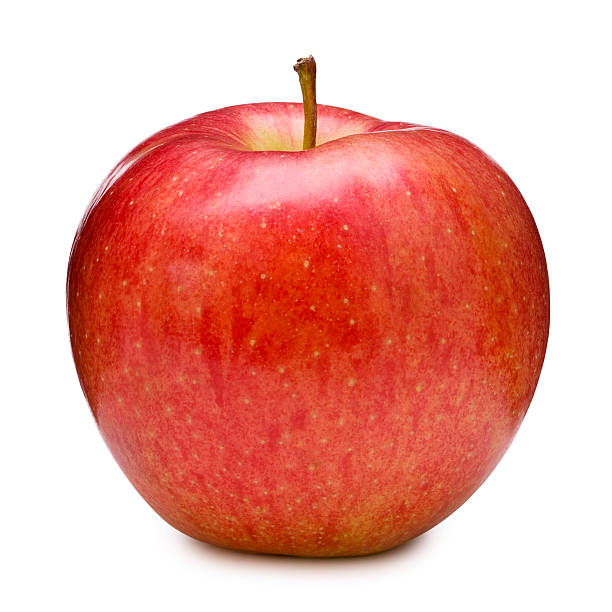
#> input picture ex3/apple.jpeg, 612 x 612 px; the run also reads 1 picture not shown here
$ jupyter execute --allow-errors gootnote.ipynb
#> lines starting #> are read from the running program, lines starting #| are printed output that depends on the picture; after the words box and inside, x2 and y2 are one past the last pixel; in counts of white or black regions, pixels touching at a corner belong together
here i will implement all the code for ex3

[cell 1]
import cv2
import numpy as np
from numpy.typing import NDArray
from typing import *
from matplotlib import pyplot as plt
from scipy.signal import convolve2d

[cell 2]
def pyrmdDown(image : NDArray[Any]) -> NDArray[Any]:
    gaussian_kernel  = np.array([[1/16,1/8,1/16],[1/8,1/4,1/8],[1/16,1/8,1/16]])
    if min(image.shape[:2]) <4 :
        return image
    if image.ndim == 3:
        new_image = np.zeros((image.shape[0],image.shape[1],image.shape[2]))
        new_image[:,:,0] = convolve2d(image[:,:,0],gaussian_kernel,mode='same',boundary='symm')
        new_image[:,:,1] = convolve2d(image[:,:,1],gaussian_kernel,mode='same',boundary='symm')
        new_image[:,:,2] = convolve2d(image[:,:,2],gaussian_kernel,mode='same',boundary='symm')
        return new_image[::2,::2,:]
    if image.ndim == 2:
        new_image = np.zeros((image.shape[0],image.shape[1]))
        new_image = convolve2d(image[:,:],gaussian_kernel,mode='same',boundary='symm')
        return new_image[::2,::2]
    return image

def warp_colors(image : NDArray[Any])->NDArray[Any]:
    return np.round((image - np.min(image))/(np.max(image)-np.min(image))*255).astype('int')

def histogram_equivlent(image):
    pass

def pyrmdUp(image : NDArray[Any]) -> NDArray[Any]:
    xkernel,ykernel = np.array([[1/2,1,1/2]]),np.array([[1/2],[1],[1/2]])
    if image.ndim == 3:
        new_image = np.zeros((image.shape[0]*2,image.shape[1]*2,image.shape[2]))
        new_image[::2,::2,:]= image
        new_image[:,:,0] = convolve2d(convolve2d(new_image[:,:,0],xkernel,mode='same'),ykernel,mode='same')
        new_image[:,:,1] = convolve2d(convolve2d(new_image[:,:,1],xkernel,mode='same'),ykernel,mode='same')
        new_image[:,:,2] = convolve2d(convolve2d(new_image[:,:,2],xkernel,mode='same'),ykernel,mode='same')
        return np.round(new_image)
    if image.ndim == 2:
        new_image = np.zeros((image.shape[0]*2,image.shape[1]*2))
        new_image[::2,::2]=image
        return np.round(convolve2d(convolve2d(new_image,xkernel,mode='same'),ykernel,mode='same'))
    return image

def show_images(matrices):
    num_matrices = len(matrices)

    if num_matrices == 1:
        if matrices[0].ndim == 3:
            plt.imshow((matrices[0]))
        else:
            plt.imshow(-matrices[0],cmap='Grays')
        plt.axis('off')
    else:
        num_cols = 3
        num_rows = int(np.ceil(num_matrices / num_cols))
        fig, axes = plt.subplots(num_rows, num_cols)
        for i, matrix in enumerate(matrices):
            row = i // num_cols
            col = i % num_cols
            print(num_matrices,num_cols)
            if num_matrices <= num_cols:
                if matrix.ndim == 3:
                    axes[i].imshow((matrix))
                else:
                    axes[i].imshow(-matrix,cmap='Grays')
                axes[i].axis('off')
            else:
                if matrix.ndim == 3:
                    axes[row, col].imshow((matrix))
                else:
                    axes[row, col].imshow(-matrix,cmap='Grays')
                axes[row, col].axis('off')
        for i in range(num_matrices, num_rows * num_cols):
            if num_matrices == 2:
                axes[i].axis('off')
            else:
                axes.flatten()[i].axis('off')

    plt.tight_layout()
    plt.show()

def gaussian_pyramid(image, levels=None):
    if levels is None:
        levels = int(np.log2(np.min(image.shape[:2]))//1)-1
    pyramid = [image]
    for _ in range(levels):
        image = pyrmdDown(image)
        pyramid.append(image)

    return pyramid

def laplacian_pyramid(image):
    gaussian = gaussian_pyramid(image)
    laplacian = [gaussian[-1]]
    for i in range(len(gaussian)-1, 0, -1):
        expanded = pyrmdUp(gaussian[i])
        rows, cols = gaussian[i - 1].shape[:2]
        laplacian.append(gaussian[i - 1] - expanded[:rows, :cols])
    return laplacian

def resize(image : NDArray[Any], size : Tuple[int,int]) -> NDArray[Any]:
        return cv2.resize(image, size, interpolation=cv2.INTER_LINEAR)

def blend_images(image1, image2, mask):
    if image1.shape[:2] != image2.shape[:2] or image1.shape[:2] != mask.shape[:2]:
        raise ValueError(f'Images and mask must have the same size\n got {mask.shape} , {image1.shape} , {image2.shape}')

    if image1.ndim == 3:
        mask = np.stack([mask,mask,mask],axis=2)
    image1_pyramid = laplacian_pyramid(image1)
    image2_pyramid = laplacian_pyramid(image2)
    mask_pyramid = gaussian_pyramid(mask)
    blended = image1_pyramid[0] * mask_pyramid[-1] + image2_pyramid[0] * (1 - mask_pyramid[-1])
    for i in range(1,len(image1_pyramid)):
        rows,cols = mask_pyramid[-i-1].shape[:2]
        blended = pyrmdUp(blended)[:rows,:cols]+image1_pyramid[i] * mask_pyramid[-i-1] + image2_pyramid[i] * (1 - mask_pyramid[-i-1])

    blended[np.where(blended<0)] = 0
    blended[np.where(blended>255)] = 255
    return blended.astype('int')

def hybrid_images(image1, image2,weight = 0.75):
    if image2.shape[:2] != image1.shape[:2]:
        raise ValueError(f'Images and mask must have the same size\n got {image1.shape} , {image2.shape}')

    image1_pyramid = laplacian_pyramid(image1)
    image2_pyramid = laplacian_pyramid(image2)
    sizes = gaussian_pyramid(image2)

    blended = image1_pyramid[0]
    for i in range(1,int(weight*len(image1_pyramid))):
        rows,cols = sizes[-i-1].shape[:2]
        blended = pyrmdUp(blended)[:rows,:cols]+image1_pyramid[i]

    for i in range(int(weight*len(image1_pyramid)),len(image1_pyramid)):
        rows,cols = sizes[-i-1].shape[:2]
        blended = pyrmdUp(blended)[:rows,:cols]+image2_pyramid[i]

    blended[np.where(blended<0)] = 0
    blended[np.where(blended>255)] = 255
    return blended.astype('int')

[cell 3]
image1 = cv2.cvtColor(cv2.imread('./apple.jpeg'),cv2.COLOR_BGR2GRAY)
#> image1: shape (612, 612); min 13, max 255, mean 186
image2 = cv2.cvtColor(cv2.imread('./orange.jpeg'),cv2.COLOR_BGR2GRAY)
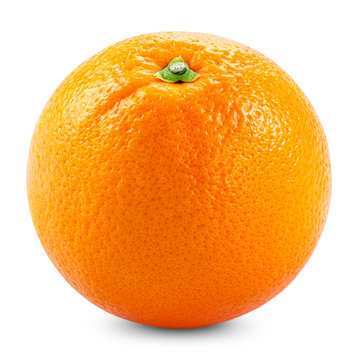
#> input picture ex3/orange.jpeg, 360 x 360 px
#> image2: shape (360, 360); min 9, max 255, mean 201.1

max_size = (max(image1.shape[0],image2.shape[0]),max(image1.shape[1],image2.shape[1]))
#> max_size = (612, 612)
gray_image1 = resize(image1,max_size)
gray_image2 = resize(image2,max_size)

mask = np.zeros(max_size)
mask[:,:256]=1
show_images([blend_images(gray_image1,gray_image2,mask),hybrid_images(gray_image1,gray_image2,0.4)])
#> after the loop in gaussian_pyramid, `for _ in range(levels):`: pyramid = 9 items
#> in laplacian_pyramid, `laplacian = [gaussian[-1]]`: laplacian = [[[251.9, 238.4, 245.6], [220.7, 136.9, 162.5], [237, 147.3, 194.4]]]
#> the loop in laplacian_pyramid, `for i in range(len(gaussian)-1, 0, -1):` made 8 passes
#> (i, rows, cols) on passes 1, 2, 3, 4, 6, 7, 8: (8, 5, 5), (7, 10, 10), (6, 20, 20), (5, 39, 39), (3, 153, 153), (2, 306, 306), (1, 612, 612)
#> (rows, cols) on pass 5: (77, 77)
#> after the loop in laplacian_pyramid, `for i in range(len(gaussian)-1, 0, -1):`: laplacian = 9 items
#> the loop in laplacian_pyramid (call 2), `for i in range(len(gaussian)-1, 0, -1):` made 8 passes
#> the loop in gaussian_pyramid (call 3), `for _ in range(levels):` made 8 passes
#> image on pass 8: [[1, 0.498, 0], [1, 0.498, 0], [1, 0.498, 0]]
#> pass 1, in pyrmdDown (call 17), `new_image = convolve2d(image[:,:],gaussian_kernel,mode='same',boundary..`:
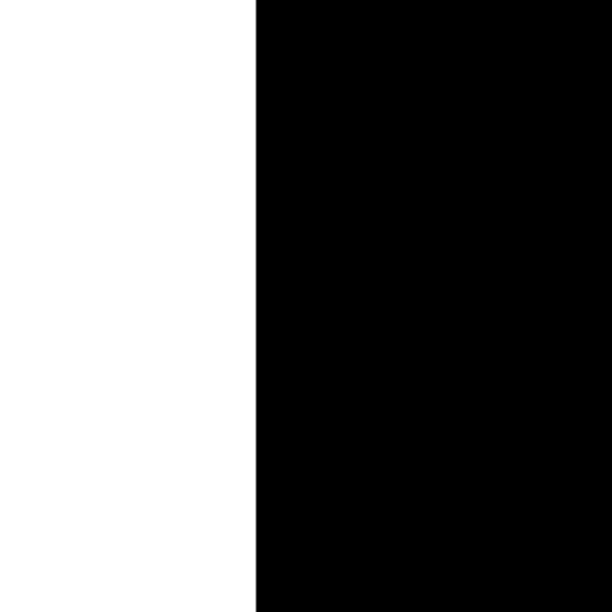
#> new_image: shape (612, 612) float64; min 0, max 1, mean 0.418
#> in blend_images, `mask_pyramid = gaussian_pyramid(mask)`: mask: shape (612, 612) float64; values 0 (black) and 1 (white), 41.8% white; 1 white region, box (x1, y1, x2, y2) and area: (0, 0, 256, 612) 156672
#> in blend_images, `blended = image1_pyramid[0] * mask_pyramid[-1] + image2_pyramid[0] * (..`: blended = [[251.9, 236.7, 244.7], [220.7, 150.2, 193.4], [237, 156.3, 206.6]]
#> the loop in blend_images, `for i in range(1,len(image1_pyramid)):` made 8 passes
#> (rows, cols) on passes 1 to 8: (5, 5), (10, 10), (20, 20), (39, 39), (77, 77), (153, 153), (306, 306), (612, 612)
#> in blend_images, `blended[np.where(blended>255)] = 255`: blended: shape (612, 612) float64; min 12, max 255, mean 193.8
#> in hybrid_images, `image1_pyramid = laplacian_pyramid(image1)`: image1_pyramid = 9 items
#> in hybrid_images, `blended = image1_pyramid[0]`: blended = [[251.9, 238.4, 245.6], [220.7, 136.9, 162.5], [237, 147.3, 194.4]]
#> the loop in hybrid_images, `for i in range(1,int(weight*len(image1_pyramid))):` made 2 passes
#> (rows, cols, ykernel in pyrmdUp) on passes 1 to 2: (5, 5, [0.5, 1, 0.5]), (10, 10, [0.5, 1, 0.5])
#> the loop in hybrid_images, `for i in range(int(weight*len(image1_pyramid)),len(image1_pyramid)):` made 6 passes
#> after the loop in hybrid_images, `for i in range(int(weight*len(image1_pyramid)),len(image1_pyramid)):`:
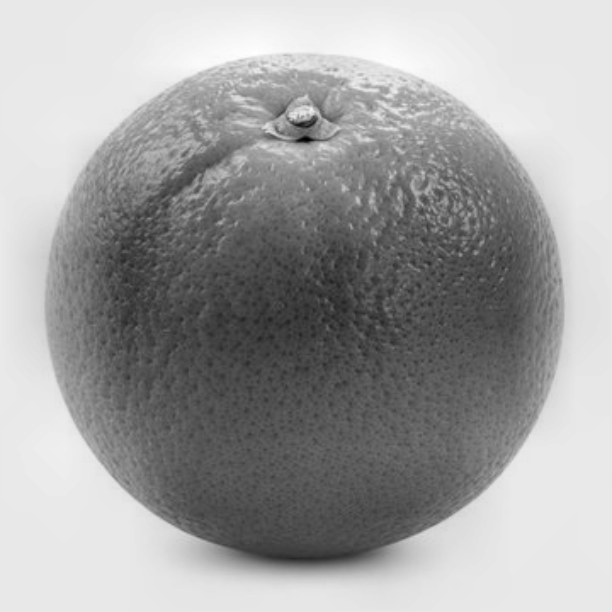
#> blended: shape (612, 612) float64; min 29, max 277, mean 186.1; drawn with min black and max white
#> in hybrid_images, `blended[np.where(blended>255)] = 255`: blended: shape (612, 612) float64; 18.33% of pixels changed, all inside (x1, y1, x2, y2) = (0, 1, 610, 576)
#> in hybrid_images, `return blended.astype('int')`:
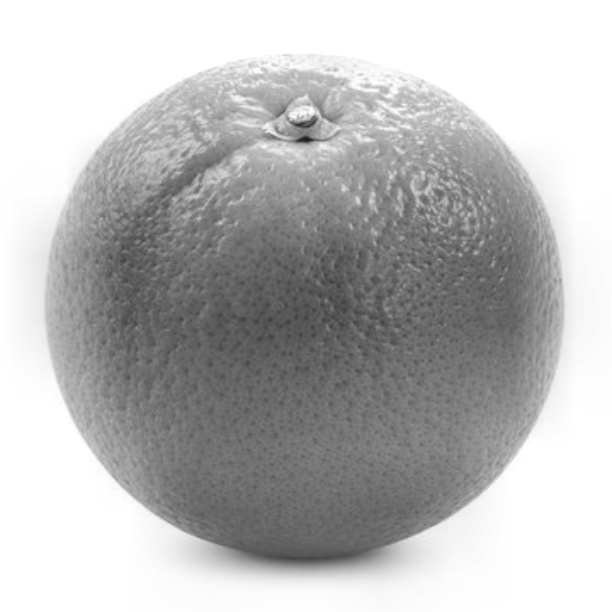
#> returned value: shape (612, 612) int64; min 29, max 255, mean 185.4
#> in show_images, `num_matrices = len(matrices)`: num_matrices = 2
#> in show_images, `num_rows = int(np.ceil(num_matrices / num_cols))`: num_rows = 1
#> the loop in show_images, `for i, matrix in enumerate(matrices):` made 2 passes
#> (row, col) on passes 1 to 2: (0, 0), (0, 1)
#| 2 3
#| 2 3
#> in show_images, `plt.show()`:
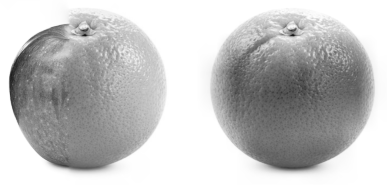
#> figure drawn by matplotlib, 2 panels
show_images(gaussian_pyramid(gray_image1))
#> in show_images (call 2), `num_matrices = len(matrices)`: num_matrices = 9
#> in show_images (call 2), `num_rows = int(np.ceil(num_matrices / num_cols))`: num_rows = 3
#> the loop in show_images (call 2), `for i, matrix in enumerate(matrices):` made 9 passes
#> (row, col) on passes 1 to 9: (0, 0), (0, 1), (0, 2), (1, 0), (1, 1), (1, 2), (2, 0), (2, 1), (2, 2)
#| 9 3
#| 9 3
#| 9 3
#| 9 3
#| 9 3
#| 9 3
#| 9 3
#| 9 3
#> (further printed lines are left out)
#> in show_images (call 2), `plt.show()`:
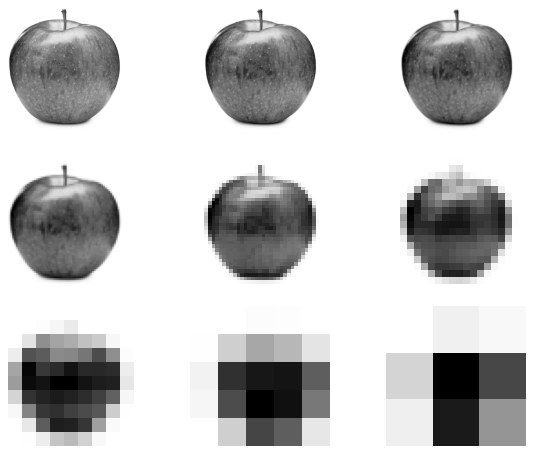
#> figure drawn by matplotlib, 9 panels
print(len(laplacian_pyramid(gray_image1)))
#| 9
show_images(laplacian_pyramid(gray_image1))

[cell 4]
image1 = cv2.cvtColor(cv2.imread('./vortex.png'),cv2.COLOR_BGR2RGB)
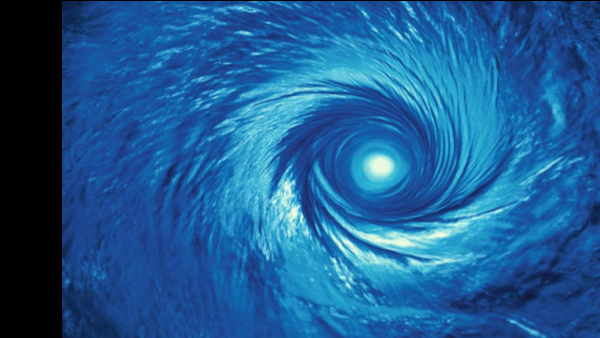
#> input picture ex3/vortex.png, 600 x 338 px
#> image1: shape (338, 600, 3)
image2 = cv2.cvtColor(cv2.imread('./door.png'),cv2.COLOR_BGR2RGB)
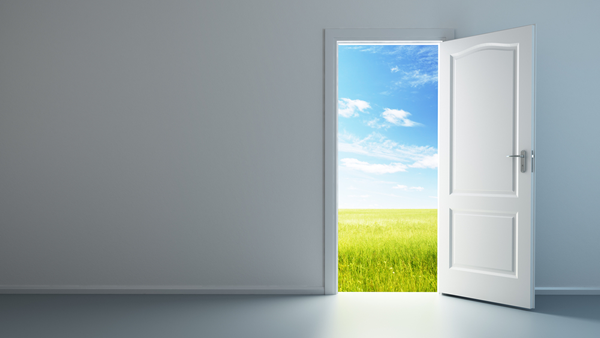
#> input picture ex3/door.png, 600 x 338 px
#> image2: shape (338, 600, 3)
mask = cv2.cvtColor(cv2.imread('./vortexmask.png'),cv2.COLOR_BGR2GRAY)
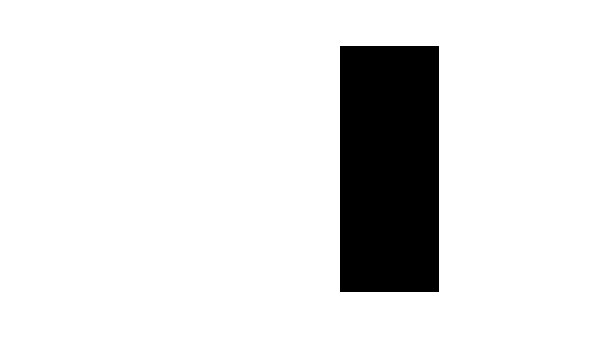
#> input picture ex3/vortexmask.png, 600 x 338 px
#> mask: shape (338, 600); 88% white; 1 black region, box (x1, y1, x2, y2) and area: (340, 46, 439, 292) 24354
mask[mask>100]=1
max_size = (max(image1.shape[1],image2.shape[1]),max(image1.shape[0],image2.shape[0]))
#> max_size = (600, 338)
gray_image1 = resize(image1,max_size)
gray_image2 = resize(image2,max_size)
mask = resize(mask,max_size)
mask = 1- mask
show_images([gray_image1,gray_image2,blend_images(gray_image1,gray_image2,mask)])
#> the loop in gaussian_pyramid (call 10), `for _ in range(levels):` made 7 passes
#> pass 2, in gaussian_pyramid (call 10), `image = pyrmdDown(image)`:
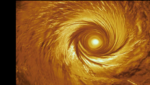
#> image: shape (85, 150, 3) float64; mean of channels 0, 1, 2 28.9, 91.7, 146.4; drawn as B, G, R
#> after the loop in gaussian_pyramid (call 10), `for _ in range(levels):`: pyramid = 8 items
#> the loop in blend_images (call 2), `for i in range(1,len(image1_pyramid)):` made 7 passes
#> (rows, cols) on passes 1 to 7: (6, 10), (11, 19), (22, 38), (43, 75), (85, 150), (169, 300), (338, 600)
